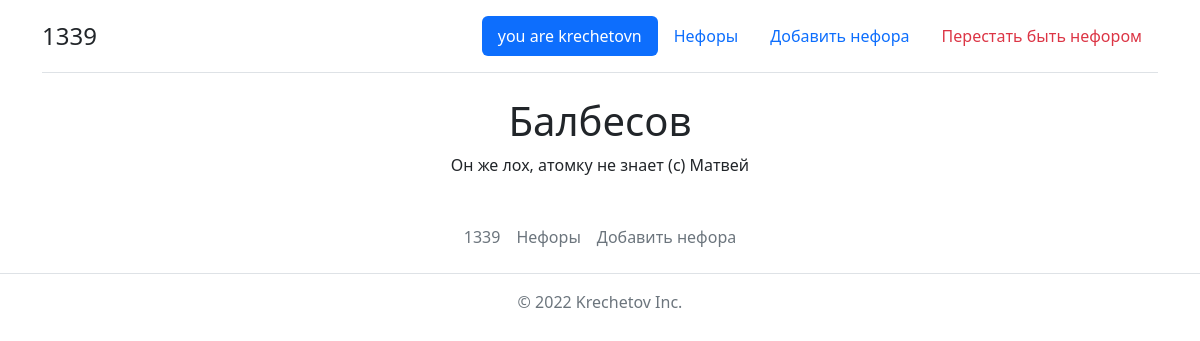
Page /pidor/6 (signed in) on the earlier database version.
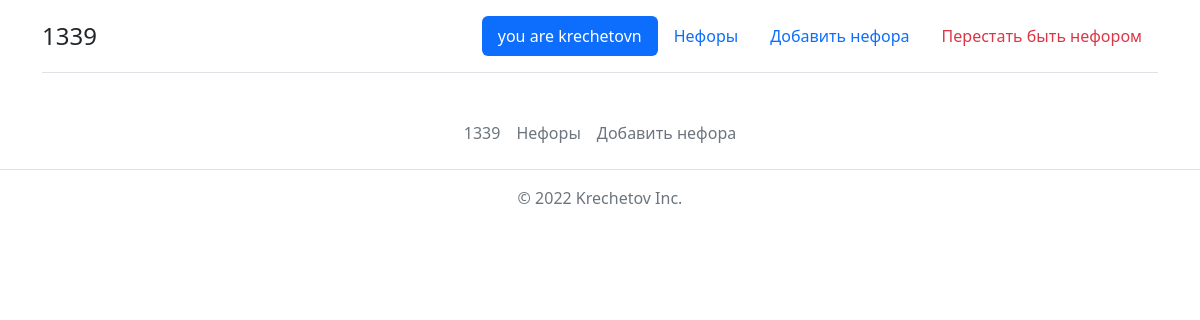
Same page on the later database version.
### neffory.py (models this page shows, shortened)
class Pidor(db.Model):
    id = db.Column(db.Integer, primary_key=True)
    name = db.Column(db.String(50), nullable=False)
    text = db.Column(db.Text, nullable=False)
    date = db.Column(db.DateTime, default=datetime.utcnow)

### neffory.py (the view)
@app.route("/pidor/<int:id>")
def fact(id):
    print(f"selected {id} pidor")
    pidor = Pidor.query.get(id)
    try:
        return render_template("pidor.html", pidor=pidor, login=session['username'])
    except Exception:
        return redirect("/login")

### templates/pidor.html (shortened to what this page needs)
{% extends 'base.html' %}
{% block body %}
<div class="jumbotron text-center">
    <h1>{{ pidor.name }}</h1>
    <p>{{ pidor.text }}</p>
</div>
{% endblock %}

Differences in the rows shown:
removed Pidor: name "Балбесов", text "Он же лох, атомку не знает (с) Матвей"
